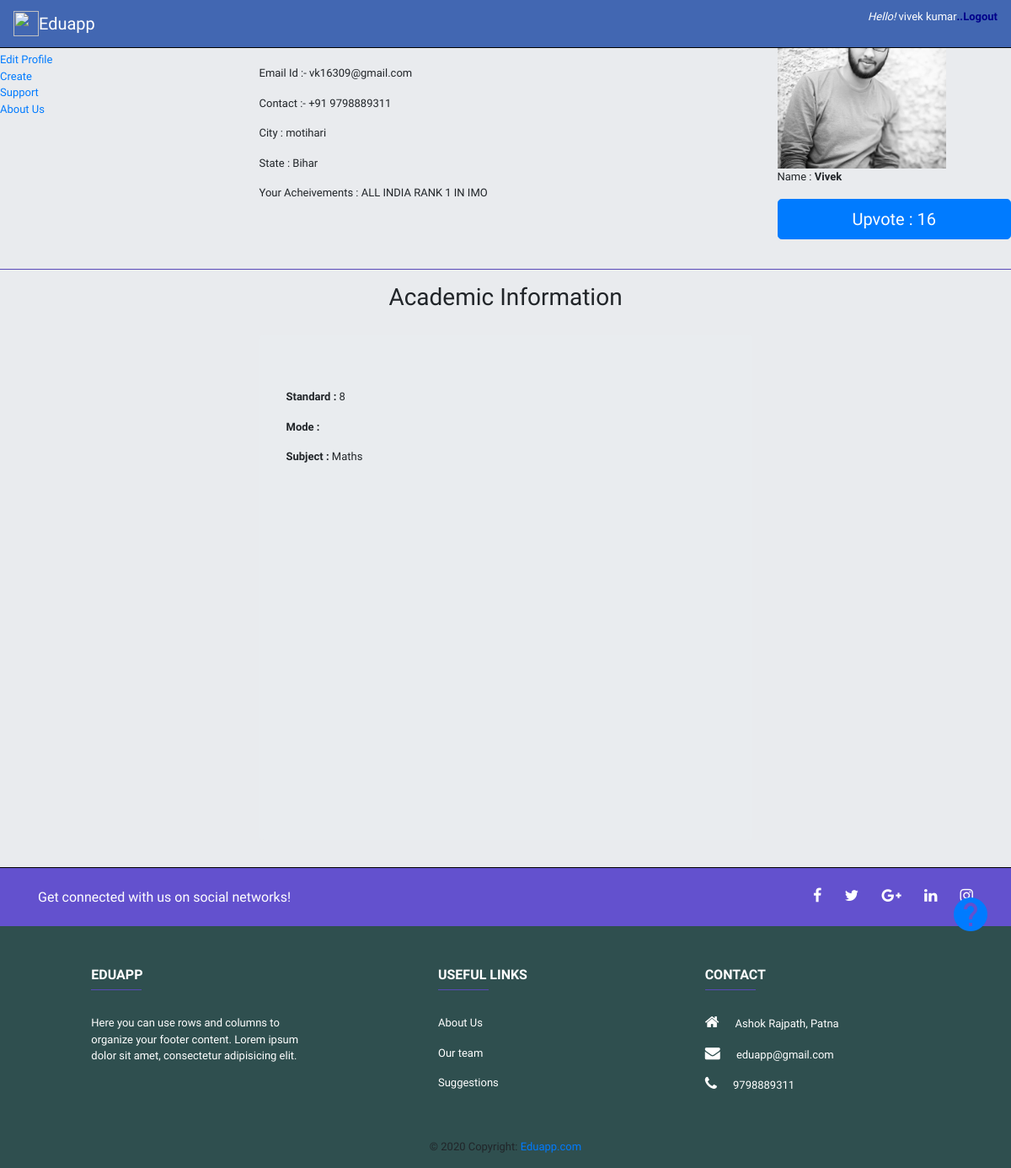
Before: /teacher/dashboardcheck/ (signed in) with the older database file.
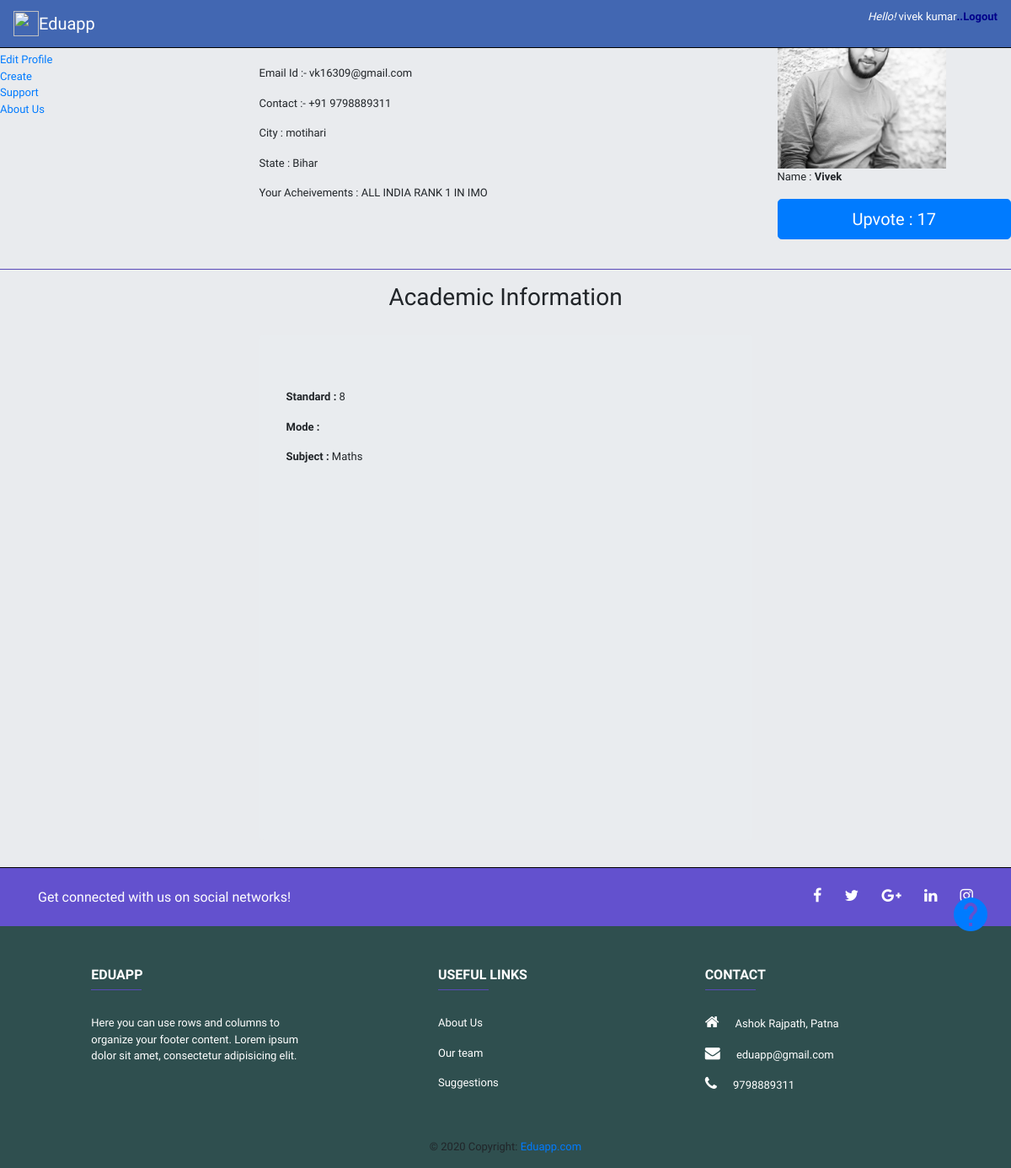
After: the same page with the newer database file.
### teacher/models.py (models this page shows, shortened)
class Teacher(models.Model):
    class_choice = (
        ('t', 'Home Tution'),
        ('c', 'Coaching'),
        ('b', 'both')
    )
    teacher=models.ForeignKey(User, on_delete=models.CASCADE)
    image = models.ImageField(upload_to='images/')
    class_type = models.CharField(max_length=20, choices=class_choice)
    name = models.CharField('Your Name',max_length=120)
    institute_name = models.CharField('Institute Name',max_length=50,null=True)
    email = models.CharField('Enter Your E'
                             ''
                             ''
                             'mail',max_length=120)
    contact = models.IntegerField('Mobile Number')
    locality = models.CharField(max_length=50,default="optional")
    city = models.CharField('City',max_length=20)
    state = models.CharField('State',max_length=20)
    votes_total = models.IntegerField(default=1)
    acheivements = models.TextField(max_length=1000,help_text = 'Description about your Acheivements and Awards')
    experience = models.IntegerField('Years')
    videolinks = models.CharField('Notes Or Video Links',max_length=120)

### teacher/views.py (the view)
# urls.py: path('dashboardcheck/',views.check,name='check'),
@login_required
def check(request):
    teacher = Teacher.objects.get(teacher=request.user)
    creation = Create.objects
    context = {
        "teacher":teacher,
        "creation":creation,
    }
    return render(request,'teacher/check.html',context)

### teacher/templates/teacher/check.html (shortened to what this page needs)
{% extends 'teacher/base1.html' %}
{% block content %}
<div class="row">
  <div class="col-3">
    <h3><b>Quick Links</b></h3><br>
    <a href="{% url 'editform' teacher.id %}">Edit Profile</a><br>
    <a href="{% url 'create' %}">Create</a><br>
    <a href="#">Support</a><br>
    <a href="#">About Us</a><br>
  </div>
  <div class="col-6">
    <h3 class="text-center">Personal information</h3>
    <p>Institue Name :- {{teacher.institute_name}}</p>
    <p>Email Id :- {{teacher.email}}</p>
    <p>Contact :- +91 {{teacher.contact}}</p>
    <p>City : {{teacher.city}}</p>
    <p>State : {{teacher.state}}</p>
    <p>Your Acheivements : {{teacher.acheivements}}</p>
  </div>
  <div class="col-3">
    <img src="{{ teacher.image.url }}" height="200" width="200" class="img-fluid" alt="">
    <p>Name : <b>{{teacher.name}}</b></p>
    <a href="javascript:{document.getElementById('upvote{{teacher.id}}').submit()}"><button type="button" class="btn btn-primary btn-lg btn-block" name="button"> Upvote : {{ teacher.votes_total }}</button></a>
  </div>
</div>
<br>
<hr size='20'>
    <h3 class="text-center">Academic Information</h3>
<br>
{% for create in creation.all %}
{% if teacher.teacher == create.creater %}
<div class="row">
  <div class="col-3">
  </div>
  <div class="col-6">
<div class="jumbotron">
    <p><b>Standard : </b>{{create.class_name}}</p>
    <p><b>Mode : </b>{{create.class_type}}</p>
    <p><b>Subject : </b>{{create.subject}}</p>
    </div>
  </div>
  <div class="col-3">
  </div>
  </div>
{% endif %}
{% endfor %}
{% endblock %}

Changed rows visible on the page:
changed Teacher "vk16309@gmail.com": votes_total "16" → "17"
